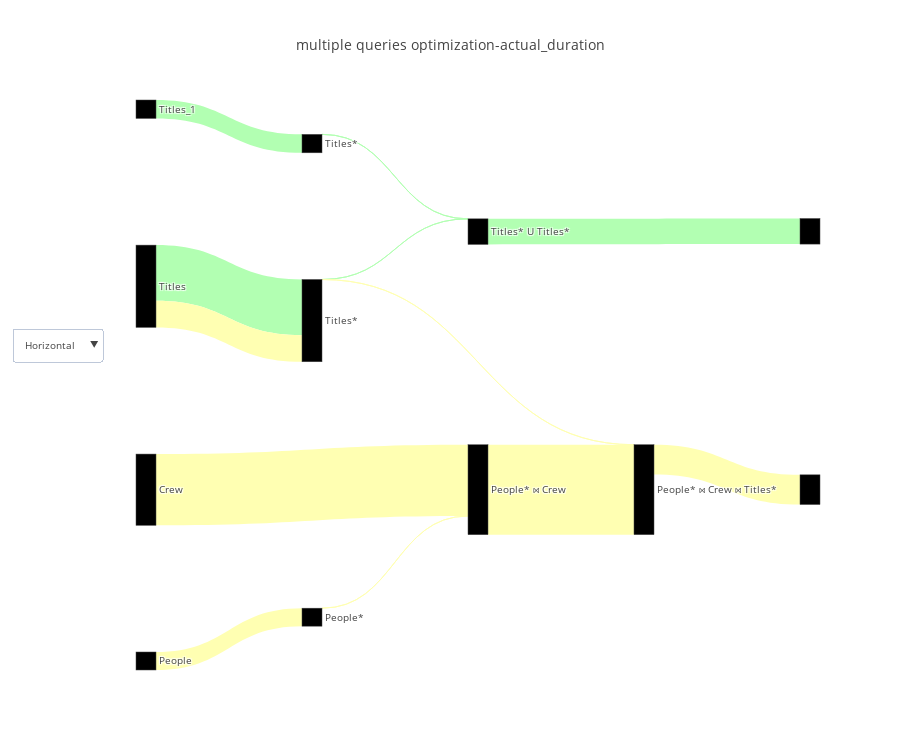

Notebook source saved alongside this figure:
### Code cell
flow_df = query_renderer.get_flow_df(queries, con_str=con_str)
query_renderer.vizualize(flow_df, metrics=["actual_duration"], title="multiple queries optimization",open_=False)

### Figure 1 — Plotly figure (JSON) as saved in the notebook; plotly's stock layout.template omitted (floating-point values rounded to 4 significant figures)
{"data": [{"link": {"color": ["#ffffb2", "#ffffb2", "#ffffb2", "#ffffb2", "#ffffb2", "#b2ffb2", "#b2ffb2", "#b2ffb2", "#ffffb2", "#b2ffb2", "#ffffb2", "#b2ffb2"], "label": ["\nDescription: Finds relevant records by sequentially scanning the input record set. When reading from a table, Seq Scans (unlike Index Scans) perform a single read operation (only the table is read).", "\nDescription: Filter relation to hold only relevant records.Filter condition: (people.name = ANY ('{\"Owen Wilson\",\"Adam Sandler\",\"Jason Segel\"}'::text[]))", "\nDescription: Finds relevant records by sequentially scanning the input record set. When reading from a table, Seq Scans (unlike Index Scans) perform a single read operation (only the table is read).", "\nDescription: Joins to record sets by hashing one of them (using a Hash Scan).Inner Join with (crew.person_id = people.person_id)", "\nDescription: Joins to record sets by hashing one of them (using a Hash Scan).Inner Join with (titles.title_id = crew.title_id)", "\nDescription: Finds relevant records by sequentially scanning the input record set. When reading from a table, Seq Scans (unlike Index Scans) perform a single read operation (only the table is read).", "\nDescription: Filter relation to hold only relevant records.Filter condition: (titles_1.genres ~~ '%Action%'::text)", "\nDescription: Finds relevant records by sequentially scanning the input record set. When reading from a table, Seq Scans (unlike Index Scans) perform a single read operation (only the table is read).", "\nDescription: Finds relevant records by sequentially scanning the input record set. When reading from a table, Seq Scans (unlike Index Scans) perform a single read operation (only the table is read).", "\nDescription: Filter relation to hold only relevant records.Filter condition: (titles.genres ~~ '%Comedy%'::text)", "\nDescription: Filter relation to hold only relevant records.Filter condition: (titles.genres ~~ '%Comedy%'::text)", "\nDescription: Used in a UNION to merge multiple record sets by appending them together."], "source": [0, 1, 2, 3, 4, 5, 6, 7, 7, 8, 8, 9], "target": [1, 3, 3, 4, 11, 6, 9, 8, 8, 9, 4, 10], "value": [813, 1, 3218, 4062, 1342, 833, 1, 2517, 1199, 1, 1, 1156]}, "node": {"color": ["black", "black", "black", "black", "black", "black", "black", "black", "black", "black", "black", "black"], "label": ["People", "People*", "Crew", "People* ⋈ Crew", "People* ⋈ Crew ⋈ Titles*", "Titles_1", "Titles*", "Titles", "Titles*", "Titles* U Titles*"], "pad": 200}, "orientation": "h", "type": "sankey", "valueformat": ",", "valuesuffix": [" Seconds", " Seconds", " Seconds", " Seconds", " Seconds", " Seconds", " Seconds", " Seconds", " Seconds", " Seconds", " Seconds", " Seconds"]}], "layout": {"font": {"size": 10}, "height": 750, "title": "multiple queries optimization-actual_duration", "updatemenus": [{"buttons": [{"args": ["orientation", "h"], "label": "Horizontal", "method": "restyle"}, {"args": ["orientation", "v"], "label": "Vertical", "method": "restyle"}], "y": 0.6}]}}
